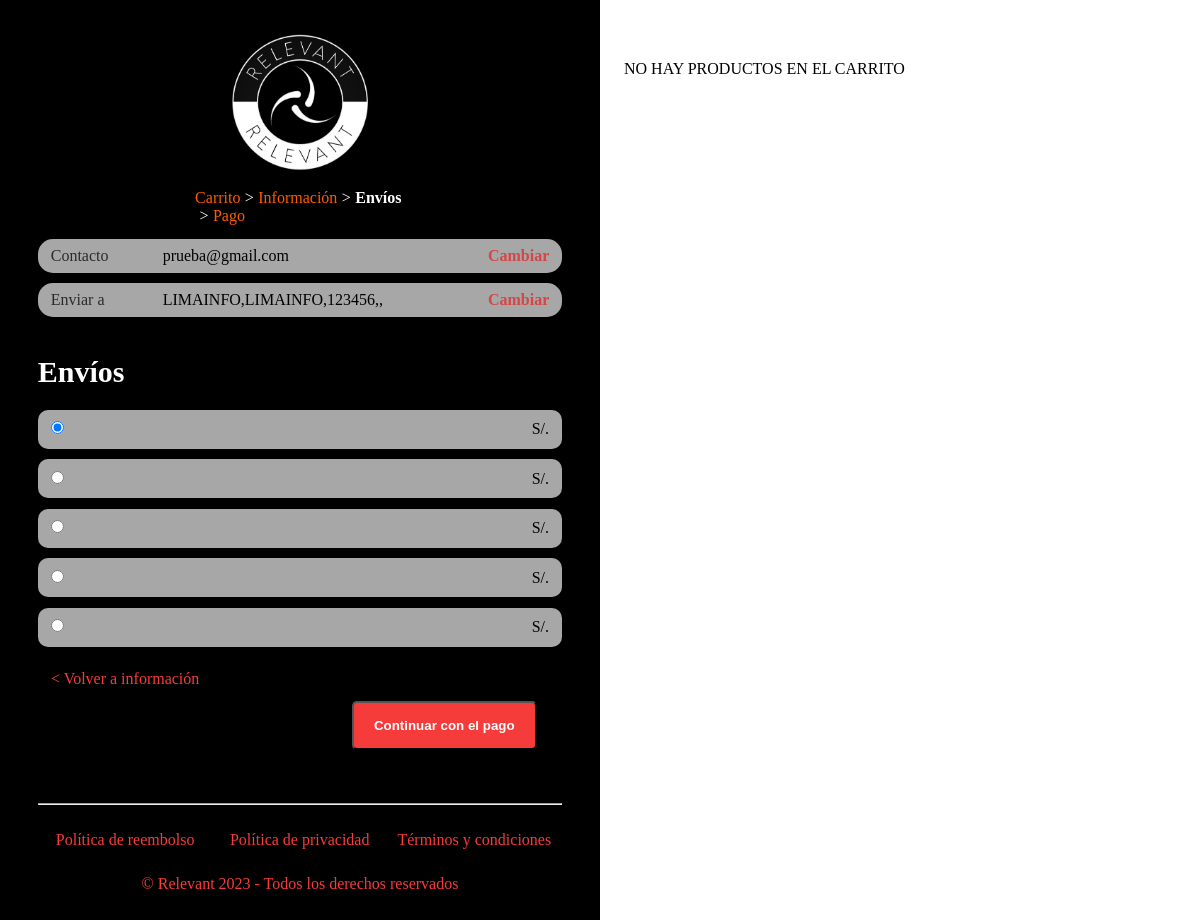
Page /Envio.php (signed in) on the earlier database version.
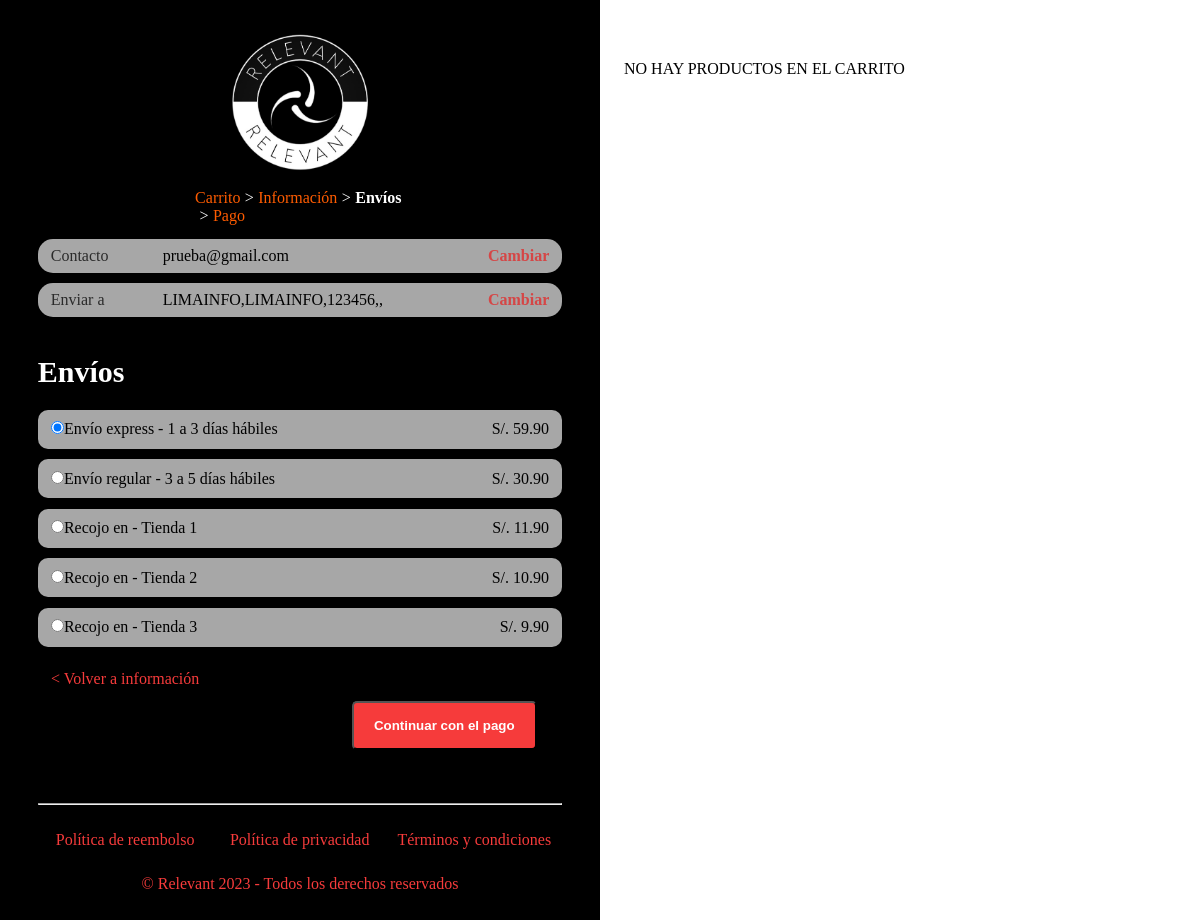
Same page on the later database version.
### tables this page shows
CREATE TABLE `usuario_informacion` (
  `id_usuarioinfo` int(11) NOT NULL,
  `id_usuario` int(11) NOT NULL,
  `pais` varchar(100) NOT NULL,
  `direccion` varchar(100) NOT NULL,
  `referencia` varchar(100) NOT NULL,
  `codigo_postal` int(11) NOT NULL,
  `ciudad` varchar(100) NOT NULL,
  `region` varchar(100) NOT NULL,
  `telefono` int(11) NOT NULL
);

CREATE TABLE `tipo_envio` (
  `id_envio` int(11) NOT NULL,
  `descripcion` varchar(100) NOT NULL,
  `precio` decimal(10,2) NOT NULL
);

### Envio.php (the view, shortened to what this page needs)
<?php
include './bd/conexion.php';
$consultainfousuario = "SELECT * FROM usuario_informacion WHERE id_usuario=" . $_SESSION['id'];
$resultadoconsulta = mysqli_query($conexion, $consultainfousuario);
while ($fila = mysqli_fetch_array($resultadoconsulta)) {
  $pais = $fila['pais'];
  $direccion = $fila['direccion'];
  $codigo_postal = $fila['codigo_postal'];
  $ciudad = $fila['ciudad'];
  $region = $fila['region'];
}
$consultaenvio = "SELECT * FROM tipo_envio WHERE id_envio=1";
$resultadoenvio = mysqli_query($conexion, $consultaenvio);
while ($filaenvio = mysqli_fetch_array($resultadoenvio)) {
  $descripcionenvio = $filaenvio['descripcion'];
  $precioenvio = $filaenvio['precio'];
}
$consultaenvio2 = "SELECT * FROM tipo_envio WHERE id_envio=2";
$resultadoenvio2 = mysqli_query($conexion, $consultaenvio2);
while ($filaenvio2 = mysqli_fetch_array($resultadoenvio2)) {
  $descripcionenvio2 = $filaenvio2['descripcion'];
  $precioenvio2 = $filaenvio2['precio'];
}
$consultaenvio3 = "SELECT * FROM tipo_envio WHERE id_envio=3";
$resultadoenvio3 = mysqli_query($conexion, $consultaenvio3);
while ($filaenvio3 = mysqli_fetch_array($resultadoenvio3)) {
  $descripcionenvio3 = $filaenvio3['descripcion'];
  $precioenvio3 = $filaenvio3['precio'];
}
$consultaenvio4 = "SELECT * FROM tipo_envio WHERE id_envio=4";
$resultadoenvio4 = mysqli_query($conexion, $consultaenvio4);
while ($filaenvio4 = mysqli_fetch_array($resultadoenvio4)) {
  $descripcionenvio4 = $filaenvio4['descripcion'];
  $precioenvio4 = $filaenvio4['precio'];
}
$consultaenvio5 = "SELECT * FROM tipo_envio WHERE id_envio=5";
$resultadoenvio5 = mysqli_query($conexion, $consultaenvio5);
while ($filaenvio5 = mysqli_fetch_array($resultadoenvio5)) {
  $descripcionenvio5 = $filaenvio5['descripcion'];
  $precioenvio5 = $filaenvio5['precio'];
}
?>
<!DOCTYPE html>
<html lang="es">
<head>
  <link rel="stylesheet" href="css/style_envio.css" />
</head>
<body>
  <div class="contenido_pago">
    <div class="form">
      <div class="logo">
        <a href="#"><img src="imagenes/logo.png" alt="" /></a>
      </div>
      <nav class="migas_pan">
        <ol>
          <li class="migas"><a href="">Carrito</a></li>
          <li class="signo">&#62;</li>
          <li class="migas"><a href="">Información</a></li>
          <li class="signo">&#62;</li>
          <li class="migas_select">Envíos</li>
          <li class="signo">&#62;</li>
          <li class="migas"><a href="">Pago</a></li>
        </ol>
      </nav>
      <div class="contenido_general">
        <div class="contenido">
          <div class="informacion">
            <div class="texto">Contacto</div>
            <div class="correo"><?php echo $_SESSION['correo'] ?></div>
            <div class="d_cambiar">
              <a href="Informacion.php">Cambiar</a>
            </div>
          </div>
          <div class="informacion">
            <div class="texto">Enviar a</div>
            <div class="correo"><?php echo $direccion . "," . $ciudad . "," . $codigo_postal . "," . $region . "," . $pais ?></div>
            <div class="d_cambiar">
              <a href="Informacion.php">Cambiar</a>
            </div>
          </div>
        </div>
        <div class="pagogeneral">
          <div class="titulo">
            <h3>Envíos</h3>
          </div>
          <div class="metodos_envio">
            <form action="form_procesar_envio.php" method="POST">
              <div class="cont">
                <input type="radio" name="envio" value="<?php echo $precioenvio ?>" /><?php echo $descripcionenvio ?> <span>S/. <?php echo $precioenvio ?></span>
              </div>
              <div class="cont">
                <input type="radio" name="envio" value="<?php echo $precioenvio2 ?>" /><?php echo $descripcionenvio2 ?> <span>S/. <?php echo $precioenvio2 ?></span>
              </div>
              <div class="cont">
                <input type="radio" name="envio" value="<?php echo $precioenvio3 ?>" /><?php echo $descripcionenvio3 ?> <span>S/. <?php echo $precioenvio3 ?></span>
              </div>
              <div class="cont">
                <input type="radio" name="envio" value="<?php echo $precioenvio4 ?>" /><?php echo $descripcionenvio4 ?> <span>S/. <?php echo $precioenvio4 ?></span>
              </div>
              <div class="cont">
                <input type="radio" name="envio" value="<?php echo $precioenvio5 ?>" /><?php echo $descripcionenvio5 ?> <span>S/. <?php echo $precioenvio5 ?></span>
              </div>
              <div class="botones">
                <div class="btnenvios">
                  <a href="Informacion.php">&#60; Volver a información</a>
                </div>
                <div class="btn_cpago">
                  <input type="submit" value="Continuar con el pago"></input>
                </div>
            </form>
          </div>
        </div>
      </div>
    </div>
    <div class="pie">
      <hr />
      <div class="submenu">
        <ul>
          <li>
            <a href="reembolso.php" target="_blank">Política de reembolso</a>
          </li>
          <li>
            <a href="privacidad.php" target="_blank">Política de privacidad</a>
          </li>
          <li>
            <a href="terminos.php" target="_blank">Términos y condiciones</a>
          </li>
        </ul>
      </div>
      <p>&copy; Relevant 2023 - Todos los derechos reservados</p>
    </div>
  </div>
  <div class="product">
    <?php if (!empty($_SESSION['CARRITO'])) { ?>
      <?php $totalG = 0; ?>
      <?php foreach ($_SESSION['CARRITO'] as $indice => $producto) { ?>
        <div class="tproductos">
          <div class="contimg">
            <img src="<?php echo $producto['imagen'] ?>" alt="" />
          </div>
          <div class="context">
            <p><?php echo $producto['descripcion'] ?></p>
          </div>
          <div class="contprecio">
            <p><?php echo "S/. " . number_format($producto['precio'] * $producto['cantidad'], 2) ?></p>
          </div>
        </div>
        <?php $totalG = $totalG + ($producto['precio'] * $producto['cantidad']) ?>
      <?php } ?>
      <div class="montos">
        <hr />
        <div class="cont_monto">
          <div class="text">
            <p>Subtotal</p>
          </div>
          <div class="precio">
            <p>S/. <?php echo number_format($totalG, 2) ?></p>
          </div>
        </div>
        <div class="cont_monto">
          <div class="text">
            <p>Envíos</p>
          </div>
          <div class="precio">
            <p>En proceso</p>
          </div>
        </div>
        <hr />
        <div class="cont_monto">
          <div class="text">
            <p>Total</p>
          </div>
          <div class="precio">
            <p>S/. <?php echo number_format($totalG, 2) ?></p>
          </div>
        </div>
      </div>
    <?php } else { ?>
      <p style="min-height: 40vh;">NO HAY PRODUCTOS EN EL CARRITO</p>
    <?php } ?>
  </div>
</body>
</html>

### css/style_envio.css (style rules this page uses)
* { margin: 0; padding: 0; }
.contenido_pago { width: 100%; overflow: auto; }
.contenido_pago .form { width: 46%; float: left; padding: 2%; background-color: #000000; }
.contenido_pago .product { width: 46%; float: right; padding: 2%; padding-top: 5%; }
.contenido_pago .form .logo { width: 70%; padding-left: 15%; padding-right: 15%; text-align: center; }
.contenido_pago .form .logo a img { width: 50%; }
.contenido_pago .migas_pan { width: 40%; overflow: auto; padding-left: 31%; padding-right: 31%; }
.contenido_pago .migas_pan ol { width: 100%; }
.contenido_pago .migas_pan ol li { list-style: none; float: left; }
.contenido_pago .migas_pan ol li a { color: #ff5c00; text-decoration: none; }
.contenido_pago .migas_pan .migas_select { color: #ffffff; font-weight: bold; }
.contenido_pago .migas_pan .signo { color: #ffffff; padding-left: 2%; padding-right: 2%; }
.contenido_general { width: 100%; }
.contenido_general .contenido { width: 95%; padding: 2.5%; }
.contenido_general .contenido .informacion { width: 97%; padding: 1.5%; background-color: #a7a7a7; overflow: auto; border-radius: 15px; margin-bottom: 2%; }
.contenido_general .contenido .informacion .texto { width: 22%; float: left; opacity: 75%; padding-left: 1%; }
.contenido_general .contenido .informacion .correo { width: 56%; float: left; }
.contenido_general .contenido .informacion .d_cambiar { float: right; width: 20%; padding-right: 1%; }
.contenido_general .contenido .informacion .d_cambiar a { float: right; text-decoration: none; color: #d54646; font-weight: bold; }
.contenido_general .pagogeneral { width: 95%; padding: 2.5%; }
.contenido_general .pagogeneral .titulo { width: 100%; }
.contenido_general .pagogeneral .titulo h3 { color: #ffffff; font-weight: bold; font-size: 30px; padding-bottom: 2%; }
.contenido_general .pagogeneral .metodos_envio { width: 100%; }
.contenido_general .pagogeneral .metodos_envio .cont { width: 95%; padding: 2% 2.5%; background-color: #a7a7a7; margin: 2% 0; border-radius: 10px; }
.contenido_general .pagogeneral .metodos_envio .cont span { float: right; }
.contenido_pago .form .botones { width: 95%; padding: 2.5%; }
.contenido_pago .form .botones .btnenvios { width: 100%; }
.contenido_pago .form .botones .btnenvios a { text-decoration: none; color: #f63b3b; }
.contenido_pago .form .botones .btn_cpago { width: 95%; text-align: end; padding: 2.5%; }
.contenido_pago .form .botones .btn_cpago input { padding-top: 15px; padding-bottom: 15px; padding-left: 20px; padding-right: 20px; background-color: #f63b3b; border-radius: 5px; font-weight: bold; color: #ffffff; cursor: pointer; }
.contenido_pago .form .pie { width: 95%; padding: 2.5%; }
.contenido_pago .form .pie .submenu { width: 100%; overflow: auto; }
.contenido_pago .form .pie .submenu ul li { width: 33.3%; float: left; text-align: center; padding-top: 5%; }
.contenido_pago .form .pie .submenu ul li a { text-decoration: none; color: #f63b3b; }
.contenido_pago .form .pie p { clear: both; color: #f63b3b; padding-top: 5%; text-align: center; }

Differences in the rows shown:
added tipo_envio: descripcion "Envío express - 1 a 3 días hábiles", precio "59.90"
added tipo_envio: descripcion "Envío regular - 3 a 5 días hábiles", precio "30.90"
added tipo_envio: descripcion "Recojo en - Tienda 1", precio "11.90"
added tipo_envio: descripcion "Recojo en - Tienda 2", precio "10.90"
added tipo_envio: descripcion "Recojo en - Tienda 3", precio "9.90"
